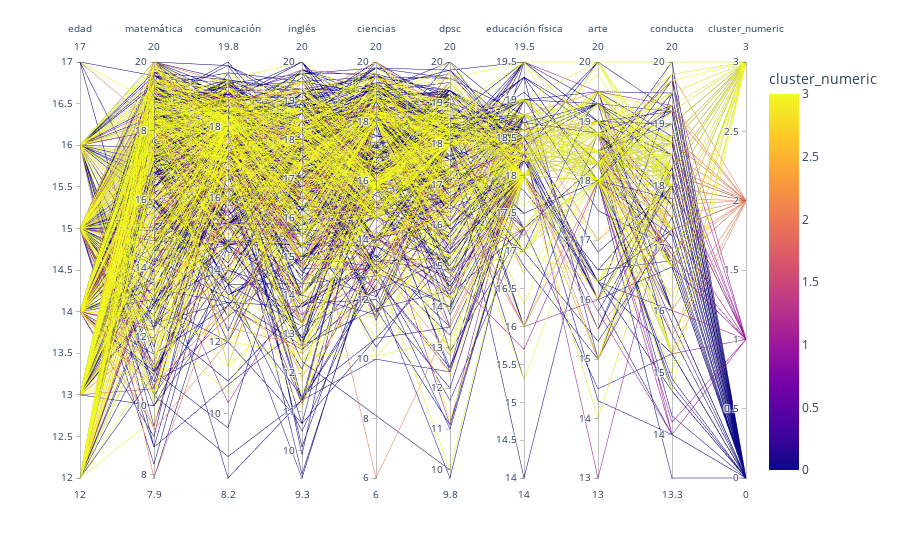

Notebook code for this chart:
### Code cell
import plotly.express as px
cluster_numeric = 'cluster_numeric'
results[cluster_numeric] = results['Cluster'].str.replace("Cluster ", " ").astype(int)
fig = px.parallel_coordinates(results[['sexo', 'edad', 'grado', 'cantera', 'matemática', 'comunicación',
       'inglés', 'ciencias', 'dpsc', 'educación física', 'arte', 'conducta',
       'nra', cluster_numeric]], color=cluster_numeric)
fig.show()

### Figure 1 — Plotly figure (JSON) as saved in the notebook; plotly's stock layout.template omitted (floating-point values rounded to 4 significant figures; data arrays with more than 128 entries replaced by an {"elided": "..."} marker saying what was removed)
{"data": [{"dimensions": [{"label": "edad", "values": {"elided": "1140 int values"}}, {"label": "matemática", "values": {"elided": "1140 float values"}}, {"label": "comunicación", "values": {"elided": "1140 float values"}}, {"label": "inglés", "values": {"elided": "1140 float values"}}, {"label": "ciencias", "values": {"elided": "1140 float values"}}, {"label": "dpsc", "values": {"elided": "1140 float values"}}, {"label": "educación física", "values": {"elided": "1140 float values"}}, {"label": "arte", "values": {"elided": "1140 float values"}}, {"label": "conducta", "values": {"elided": "1140 float values"}}, {"label": "cluster_numeric", "values": {"elided": "1140 int values"}}], "domain": {"x": [0, 1], "y": [0, 1]}, "line": {"color": {"elided": "1140 int values"}, "coloraxis": "coloraxis"}, "name": "", "type": "parcoords"}], "layout": {"coloraxis": {"colorbar": {"title": {"text": "cluster_numeric"}}, "colorscale": [[0, "#0d0887"], [0.1111, "#46039f"], [0.2222, "#7201a8"], [0.3333, "#9c179e"], [0.4444, "#bd3786"], [0.5556, "#d8576b"], [0.6667, "#ed7953"], [0.7778, "#fb9f3a"], [0.8889, "#fdca26"], [1, "#f0f921"]]}, "legend": {"tracegroupgap": 0}, "margin": {"t": 60}}}
